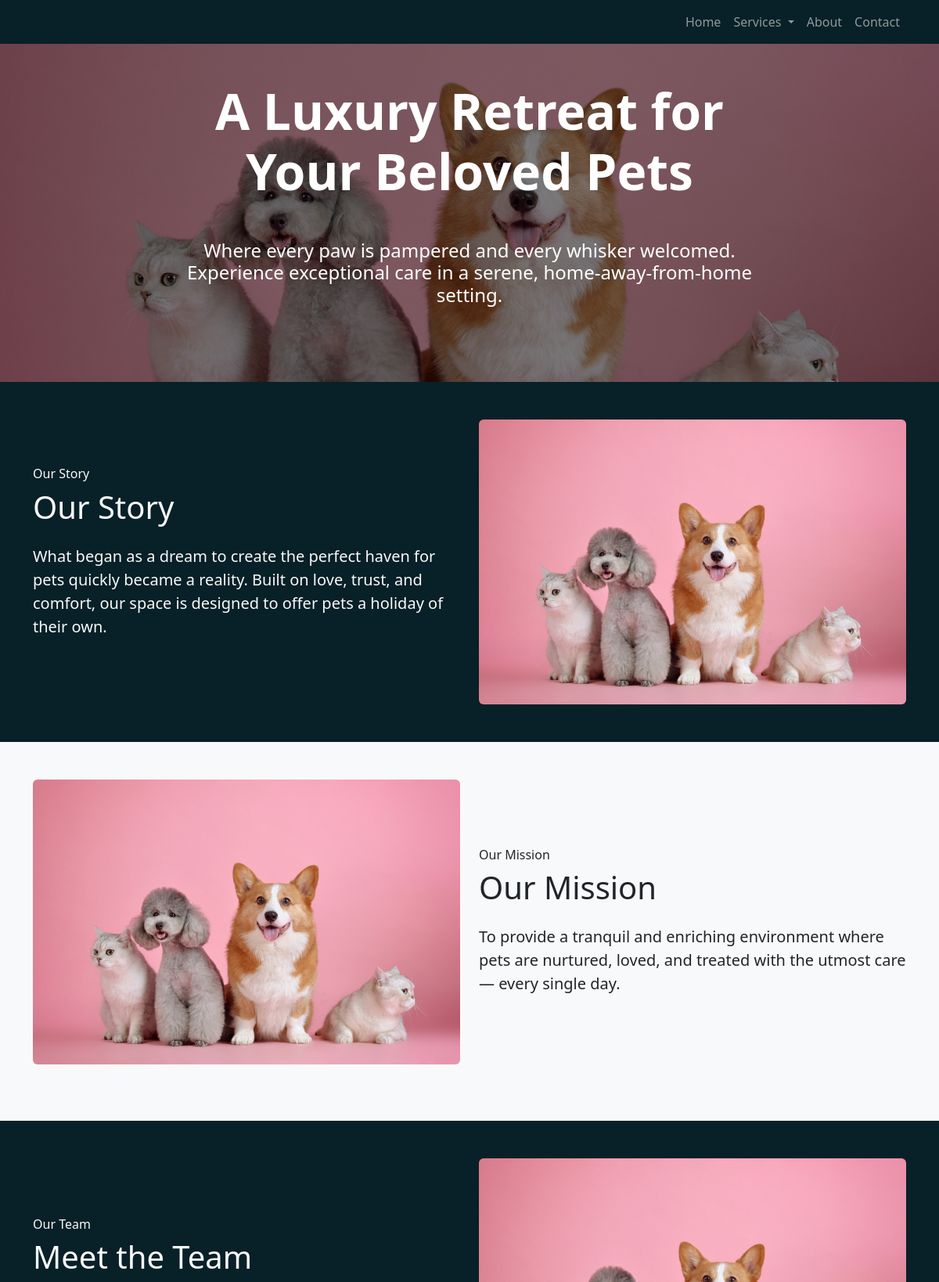
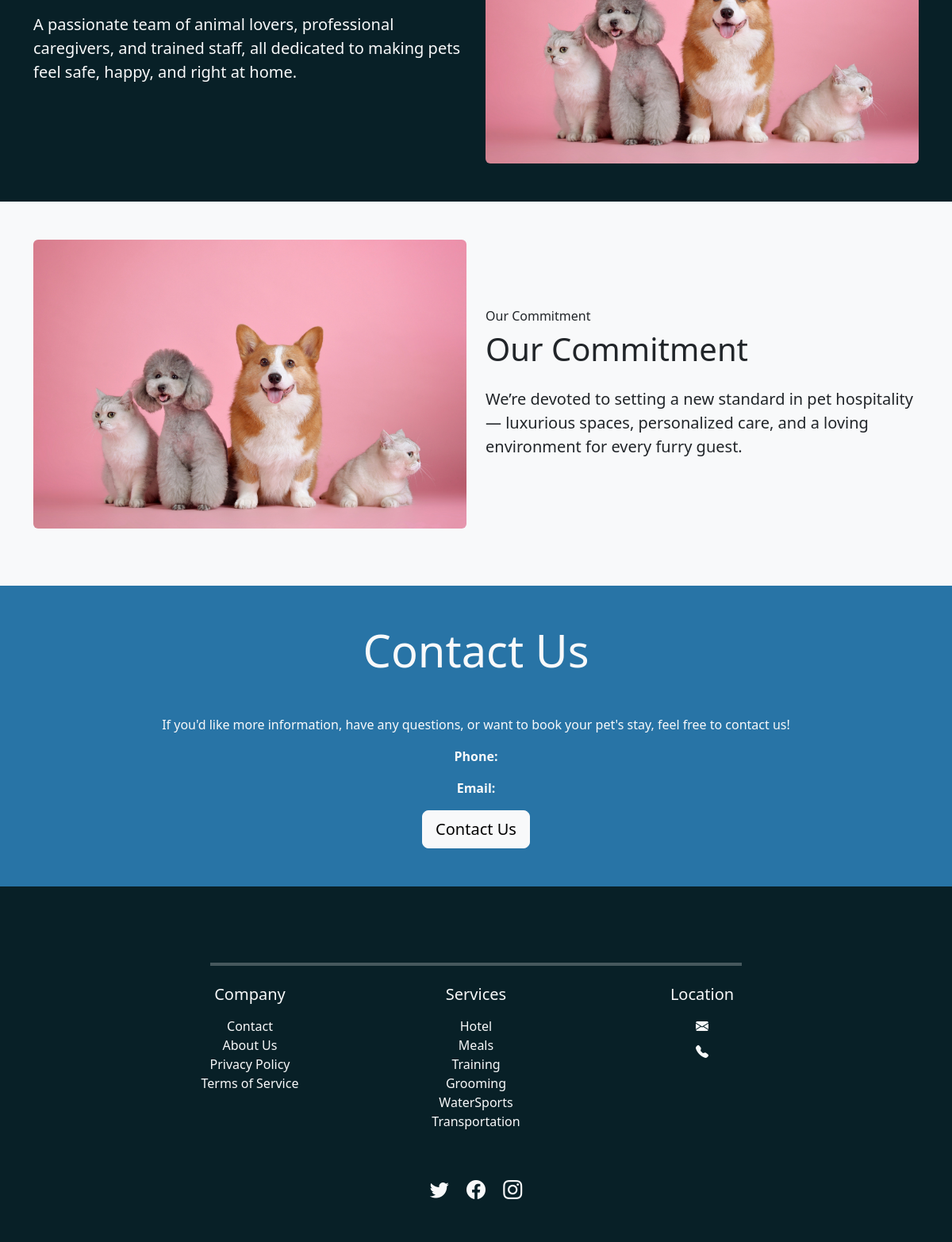
The app's page /about-us/, older data (2 pictures, top to bottom).
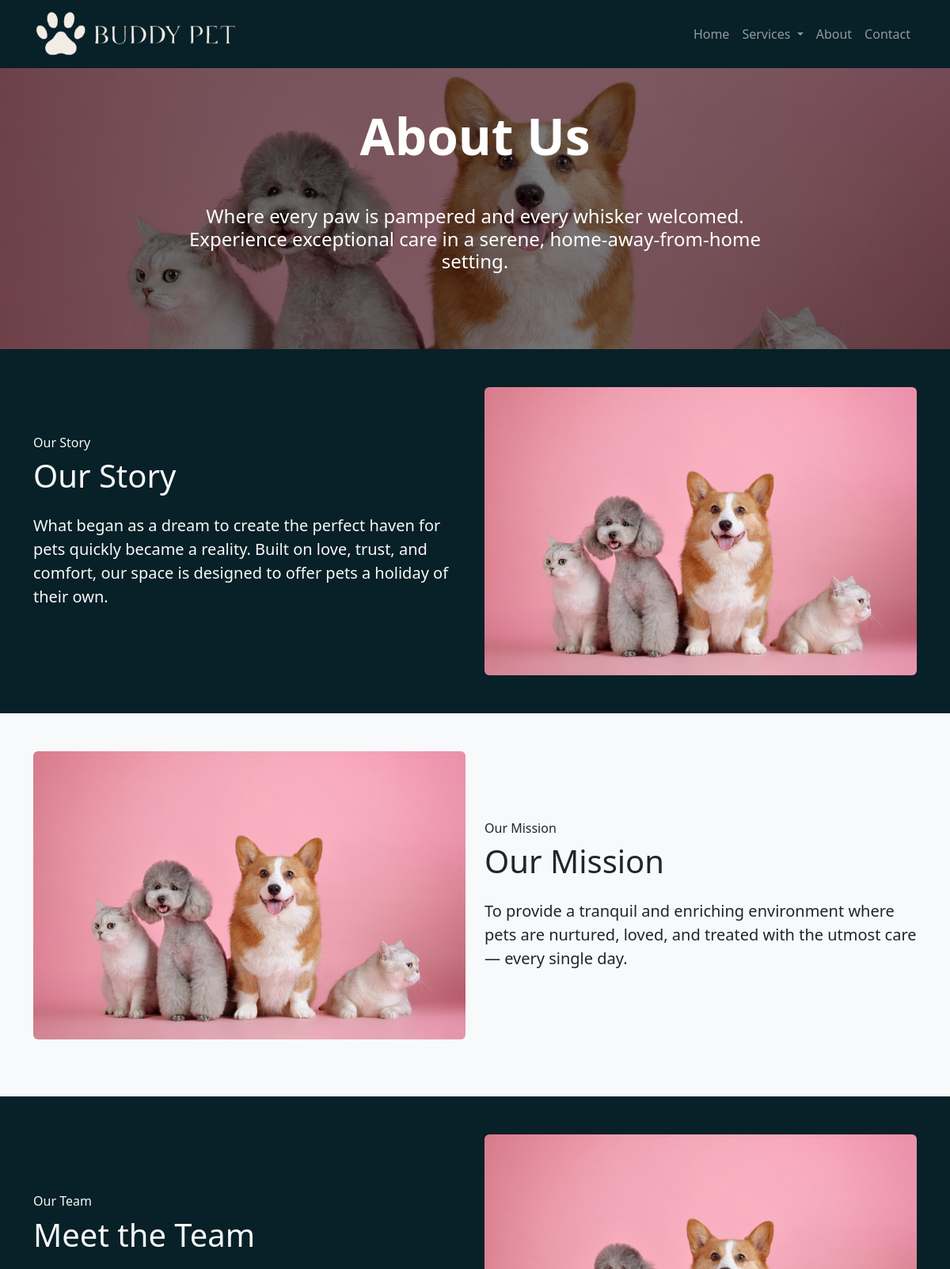
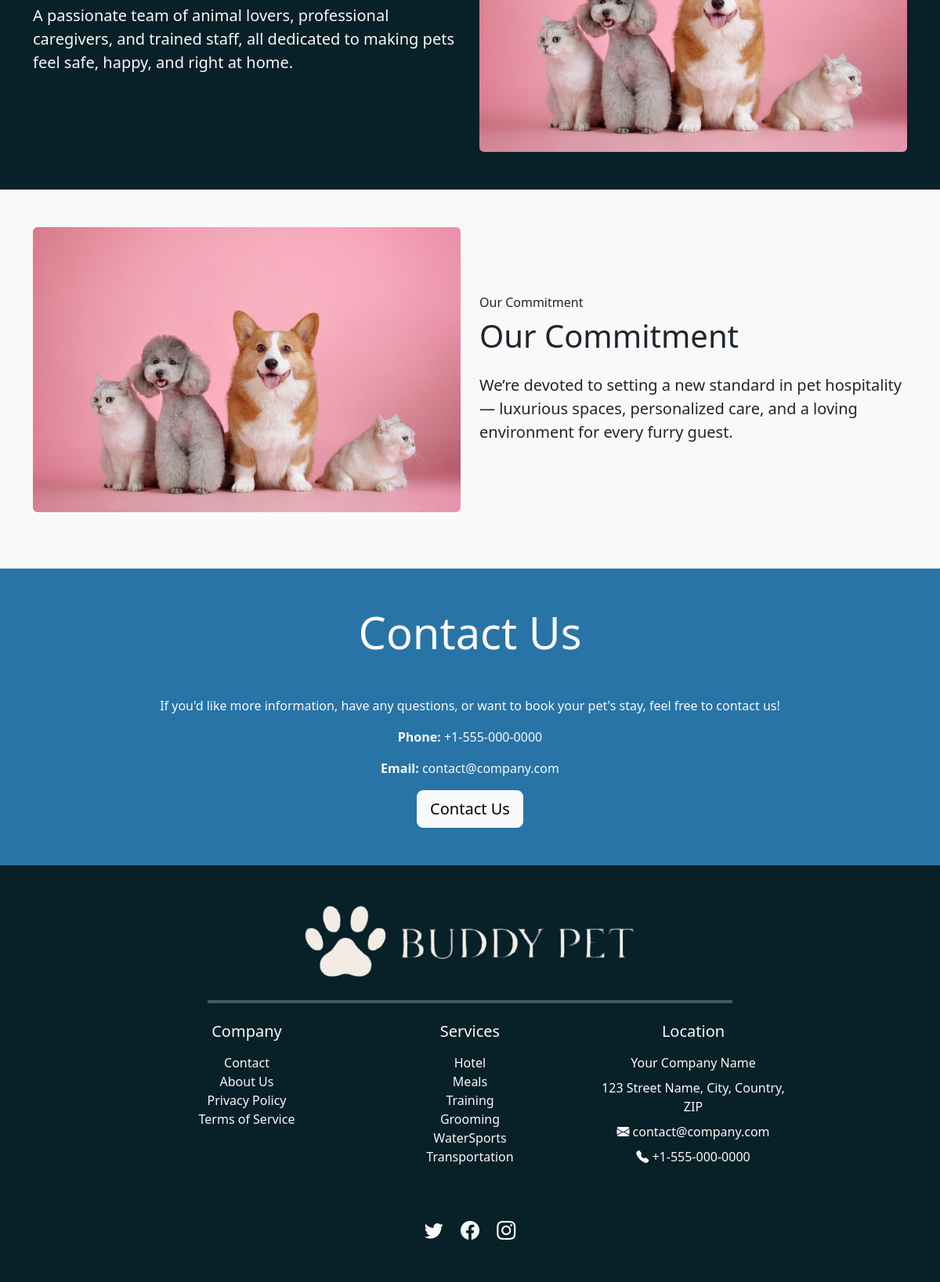
The same page, newer data (2 pictures, top to bottom).
### about/models.py (models this page shows, shortened)
class AboutPage(models.Model):
    DEFAULT_IMAGE = 'default/placeholder.jpg'
    hero_title = models.CharField(
        max_length=200,
        default="About Us"
    )
    hero_subheading = models.TextField(
        default="Where every paw is pampered and every whisker welcomed. Experience exceptional care in a serene, home-away-from-home setting."
    )
    hero_image = models.ImageField(
        upload_to='about/',
        default=DEFAULT_IMAGE
    )
    our_story_title = models.CharField(
        max_length=200,
        default="Our Story"
    )
    our_story_subheading = models.TextField(
        default="What began as a dream to create the perfect haven for pets quickly became a reality. Built on love, trust, and comfort, our space is designed to offer pets a holiday of their own."
    )
    our_story_image = models.ImageField(
        upload_to='about/',
        default=DEFAULT_IMAGE
    )
    our_mission_title = models.CharField(
        max_length=200,
        default="Our Mission"
    )
    our_mission_subheading = models.TextField(
        default="To provide a tranquil and enriching environment where pets are nurtured, loved, and treated with the utmost care — every single day."
    )
    our_mission_image = models.ImageField(
        upload_to='about/',
        default=DEFAULT_IMAGE
    )
    our_team_title = models.CharField(
        max_length=200,
        default="Meet the Team"
    )
    our_team_subheading = models.TextField(
        default="A passionate team of animal lovers, professional caregivers, and trained staff, all dedicated to making pets feel safe, happy, and right at home."
    )
    our_team_image = models.ImageField(
        upload_to='about/',
        default=DEFAULT_IMAGE
    )
    our_commitment_title = models.CharField(
        max_length=200,
        default="Our Commitment"
    )
    our_commitment_subheading = models.TextField(
        default="We’re devoted to setting a new standard in pet hospitality — luxurious spaces, personalized care, and a loving environment for every furry guest."
    )
    our_commitment_image = models.ImageField(
        upload_to='about/',
        default=DEFAULT_IMAGE
    )
    class Meta:
        verbose_name = "About Page Content"
        verbose_name_plural = "About Page Content"

### branding/models.py (models this page shows, shortened)
class Branding(models.Model):
    company_name = models.CharField(max_length=255, default="Your Company Name",
                                    help_text="Enter the full name of the company.")
    company_email = models.EmailField(default="contact@company.com",
                                      help_text="Enter the official company email address.")
    company_phone = models.CharField(max_length=20, default="+1-555-000-0000",
                                     help_text="Enter the company’s contact number (e.g., +1-555-000-0000).")
    company_address = models.TextField(default="123 Street Name, City, Country, ZIP",
                                       help_text="Enter the full address of the company, including city and ZIP code.")
    logo = models.ImageField(upload_to="branding/", default="default/default_logo.png",
                             help_text="Upload the website logo.")
    favicon = models.ImageField(upload_to="branding/", default="default/default_icon.ico",
                                help_text="Upload the favicon (ICO or PNG).")
    video = models.FileField(upload_to="branding/videos/", default="default/default_video.mp4", blank=True, null=True,
                             help_text="Upload a promotional or branding video file.")
    meta_keywords = models.CharField(max_length=255, blank=True,
                                     default="generic, branding, business, website, company",
                                     help_text="Enter meta keywords for SEO (comma-separated).")
    meta_description = models.TextField(blank=True, default="Enter a meta description for SEO.",
                                        help_text="Enter a meta description for SEO.")
    twitter_link = models.URLField(blank=True, default="https://twitter.com/yourcompany",
                                   help_text="Link to your Twitter profile.")
    facebook_link = models.URLField(blank=True, default="https://facebook.com/yourcompany",
                                    help_text="Link to your Facebook page.")
    instagram_link = models.URLField(blank=True, default="https://instagram.com/yourcompany",
                                     help_text="Link to your Instagram profile.")
    class Meta:
        verbose_name = "Branding"
        verbose_name_plural = "Branding"

### about/views.py (the view)
# urls.py: path('about-us/', AboutView.as_view(), name='about_us'),
class AboutView(TemplateView):
    template_name = 'about.html'
    def get_context_data(self, **kwargs):
        context = {
            "branding": Branding.objects.first(),
            "about": AboutPage.objects.first(),
        }
        return context

### about/templates/about.html (shortened to what this page needs)
{% extends "base.html" %}
    {% block extra_head %}
    {% load static %}
    <link rel="stylesheet" type="text/css" href="{% static 'home.css' %}">
    <link rel="stylesheet" type="text/css" href="{% static 'base.css' %}">
    {% endblock %}
{% block content %}
<body class="bg-light">
    <section class="hero-section pb-5 bg-primary text-white text-center d-flex justify-content-center align-items-center" style="background-image: url('{{ about.hero_image.url }}'); background-size: cover; background-position: center; position: relative;">
        <div class="overlay d-flex justify-content-center align-items-center" style="position: absolute; top: 0; left: 0; width: 100%; height: 100%; background-color: rgba(0, 0, 0, 0.5); z-index: 1;"></div>
        <div class="container text-center" style="position: relative; z-index: 2;">
            <div class="row justify-content-center">
                <div class="col-lg-8 col-md-10">
                    <h1 class="display-3 display-sm-1 fw-bold text-center text-shadow-lg my-5">{{ about.hero_title }}</h1>
                    <h4 class="mb-5">{{ about.hero_subheading }}</h4>
                </div>
            </div>
        </div>
    </section>
    <section class="our-story-section py-5 text-light" style="background-color: #082027;">
        <div class="container">
            <div class="row align-items-center">
                <div class="col-md-6">
                    <h6>Our Story</h6>
                    <h2 class="display-6 font-weight-bold mb-4">{{about.our_story_title}}</h2>
                    <p class="lead mb-4">{{about.our_story_subheading}}</p>
                </div>
                <div class="col-md-6">
                    <img src="{{ about.our_story_image.url }}" alt="Our Story" class="img-fluid rounded w-100">
                </div>
            </div>
        </div>
    </section>
    <section class="bg-light our-mission-section py-5 text-dark">
        <div class="container">
            <div class="row align-items-center">
                <div class="col-md-6 order-md-1">
                    <img src="{{ about.our_mission_image.url }}" alt="Our Mission" class="img-fluid rounded w-100 mb-4">
                </div>
                <div class="col-md-6 order-md-2">
                    <h6>Our Mission</h6>
                    <h2 class="display-6 font-weight-bold mb-4">{{about.our_mission_title}}</h2>
                    <p class="lead mb-4">{{about.our_mission_subheading}}</p>
                </div>
            </div>
        </div>
    </section>
    <section class="our-team-section py-5 text-light" style="background-color: #082027;">
        <div class="container">
            <div class="row align-items-center">
                <div class="col-md-6">
                    <h6>Our Team</h6>
                    <h2 class="display-6 font-weight-bold mb-4">{{about.our_team_title}}</h2>
                    <p class="lead mb-4">{{about.our_team_subheading}}</p>
                </div>
                <div class="col-md-6">
                    <img src="{{ about.our_team_image.url }}" alt="Our Team" class="img-fluid rounded w-100">
                </div>
            </div>
        </div>
    </section>
    <section class="bg-light our-mission-section py-5 text-dark">
        <div class="container">
            <div class="row align-items-center">
                <div class="col-md-6 order-md-1">
                    <img src="{{ about.our_commitment_image.url }}" alt="Our Commitment" class="img-fluid rounded w-100 mb-4">
                </div>
                <div class="col-md-6 order-md-2">
                    <h6>Our Commitment</h6>
                    <h2 class="display-6 font-weight-bold mb-4">{{about.our_commitment_title}}</h2>
                    <p class="lead mb-4">{{about.our_commitment_subheading}}</p>
                </div>
            </div>
        </div>
    </section>
    <section class="contact-us-section py-5 text-light" style="background-color: #2874a6;">
        <div class="container text-center">
            <h2 class="display-4 font-weight-bold mb-5">Contact Us</h2>
            <p>If you'd like more information, have any questions, or want to book your pet's stay, feel free to contact us!</p>
            <p><strong>Phone:</strong> {{branding.company_phone}}</p>
            <p><strong>Email:</strong> {{branding.company_email}}</p>
            <a href="{% url 'contact' %}" class="btn btn-light btn-lg">Contact Us</a>
        </div>
    </section>
</body>
{% endblock %}

### home/templates/base.html (shortened to what this page needs)
<!DOCTYPE html>
<html lang="en">
<head>
    {% load static %}
    <link rel="stylesheet" type="text/css" href="{% static 'base.css' %}">
    <link href="https://cdn.jsdelivr.net/npm/bootstrap@5.3.2/dist/css/bootstrap.min.css" rel="stylesheet">
    <link rel="stylesheet" href="https://cdn.jsdelivr.net/npm/bootstrap-icons/font/bootstrap-icons.css">
    {% block extra_head %}{% endblock %}
</head>
<body class="bg-light">
    <nav class="navbar navbar-expand-lg navbar-dark" style="background-color: #082027; z-index: 1000;">
        <div class="container">
            <a class="navbar-brand" href="/">
                <img src="{{ branding.logo.url }}" alt="{{ branding.company_name }}" class="img-fluid" style="max-height: 60px;">
            </a>
            <div class="collapse navbar-collapse" id="navbarNav">
                <ul class="navbar-nav ms-auto">
                    <li class="nav-item"><a class="nav-link" href="/">Home</a></li>
                    <li class="nav-item dropdown">
                        <a class="nav-link dropdown-toggle" id="navbarDropdown" role="button" data-bs-toggle="dropdown" aria-expanded="false" href="{% url 'services' %}">
                            Services
                        </a>
                    </li>
                    <li class="nav-item"><a class="nav-link" href="{% url 'about_us' %}">About</a></li>
                    <li class="nav-item"><a class="nav-link" href="{% url 'contact' %}">Contact</a></li>
                </ul>
            </div>
        </div>
    </nav>
    {% block content %} {% endblock %}
    <footer class="text-light py-5 pt-5" style="background-color: #082027;">
        <div class="container">
            <div class="row justify-content-center text-center">
                <div class="col-12 text-center mb-4">
                    <img src="{{ branding.logo.url }}" alt="{{ branding.company_name }}" class="img-fluid" style="max-height: 100px;">
                </div>
                <div class="col-12 text-center text-light mb-4">
                    <hr class="border-bottom border-2 border-white" style="width: 60%; margin: 0 auto;">
                </div>
                <div class="col-md-3 text-center mb-3">
                    <h5 class="mb-3">Company</h5>
                    <ul class="list-unstyled">
                        <li><a href="{% url 'contact' %}" class="text-light text-decoration-none">Contact</a></li>
                        <li><a href="{% url 'about_us' %}" class="text-light text-decoration-none">About Us</a></li>
                        <li><a href="{% url 'privacy_policy' %}" class="text-light text-decoration-none">Privacy Policy</a></li>
                        <li><a href="{% url 'terms_of_service' %}" class="text-light text-decoration-none">Terms of Service</a></li>
                    </ul>
                </div>
                <div class="col-md-3 text-center mb-3">
                    <h5 class="mb-3">Services</h5>
                    <ul class="list-unstyled">
                        <li><a href="{% url 'hotel' %}" class="text-light text-decoration-none">Hotel</a></li>
                        <li><a href="{% url 'meals' %}" class="text-light text-decoration-none">Meals</a></li>
                        <li><a href="{% url 'training' %}" class="text-light text-decoration-none">Training</a></li>
                        <li><a href="{% url 'grooming' %}" class="text-light text-decoration-none">Grooming</a></li>
                        <li><a href="{% url 'water_sports' %}" class="text-light text-decoration-none">WaterSports</a></li>
                        <li><a href="{% url 'transportation' %}" class="text-light text-decoration-none">Transportation</a></li>
                    </ul>
                </div>
                <div class="col-md-3 text-center text-light mb-4">
                    <h5 class="mb-3">Location</h5>
                    <p class="text-light mb-2">{{branding.company_name}}</p>
                    <p class="text-light mb-2">{{branding.company_address}}</p>
                    <a href="mailto:{{branding.company_email}}" class="text-light text-decoration-none mb-2 d-block">
                        <i class="bi bi-envelope-fill"></i> {{branding.company_email}}
                    </a>
                    <p>
                        <a href="tel:{{branding.company_phone}}" class="text-light text-decoration-none">
                            <i class="bi bi-telephone-fill"></i> {{branding.company_phone}}
                        </a>
                    </p>
                </div>
            </div>
            <div class="text-center mt-4">
                <a href="{{branding.twitter_link}}" class="text-light me-3 fs-4 text-decoration-none">
                    <i class="bi bi-twitter"></i>
                </a>
                <a href="{{branding.facebook_link}}" class="text-light me-3 fs-4 text-decoration-none">
                    <i class="bi bi-facebook"></i>
                </a>
                <a href="{{branding.instagram_link}}" class="text-light fs-4 text-decoration-none">
                    <i class="bi bi-instagram"></i>
                </a>
            </div>
        </div>
    </footer>
</body>
</html>

Row changes from the older to the newer data that the page shows:
removed AboutPage: hero_image (placeholder picture), hero_title "A Luxury Retreat for Your Beloved Pets", hero_subheading "Where every paw is pampered and every whisker welcomed. Experience exceptional care in a serene, home-away-from-home setting.", our_story_title "Our Story", our_story_subheading "What began as a dream to create the perfect haven for pets quickly became a reality. Built on love, trust, and comfort, our space is designed to offer pets a holiday of their own.", our_story_image (placeholder picture), our_mission_image (placeholder picture), our_mission_title "Our Mission", our_mission_subheading "To provide a tranquil and enriching environment where pets are nurtured, loved, and treated with the utmost care — every single day.", our_team_title "Meet the Team", our_team_subheading "A passionate team of animal lovers, professional caregivers, and trained staff, all dedicated to making pets feel safe, happy, and right at home.", our_team_image (placeholder picture), our_commitment_image (placeholder picture), our_commitment_title "Our Commitment", our_commitment_subheading "We’re devoted to setting a new standard in pet hospitality — luxurious spaces, personalized care, and a loving environment for every furry guest."
added Branding: logo (placeholder picture), company_phone "+1-555-000-0000", company_email "contact@company.com", company_name "Your Company Name", company_address "123 Street Name, City, Country, ZIP"
added AboutPage: hero_image (placeholder picture), hero_title "About Us", hero_subheading "Where every paw is pampered and every whisker welcomed. Experience exceptional care in a serene, home-away-from-home setting.", our_story_title "Our Story", our_story_subheading "What began as a dream to create the perfect haven for pets quickly became a reality. Built on love, trust, and comfort, our space is designed to offer pets a holiday of their own.", our_story_image (placeholder picture), our_mission_image (placeholder picture), our_mission_title "Our Mission", our_mission_subheading "To provide a tranquil and enriching environment where pets are nurtured, loved, and treated with the utmost care — every single day.", our_team_title "Meet the Team", our_team_subheading "A passionate team of animal lovers, professional caregivers, and trained staff, all dedicated to making pets feel safe, happy, and right at home.", our_team_image (placeholder picture), our_commitment_image (placeholder picture), our_commitment_title "Our Commitment", our_commitment_subheading "We’re devoted to setting a new standard in pet hospitality — luxurious spaces, personalized care, and a loving environment for every furry guest."
